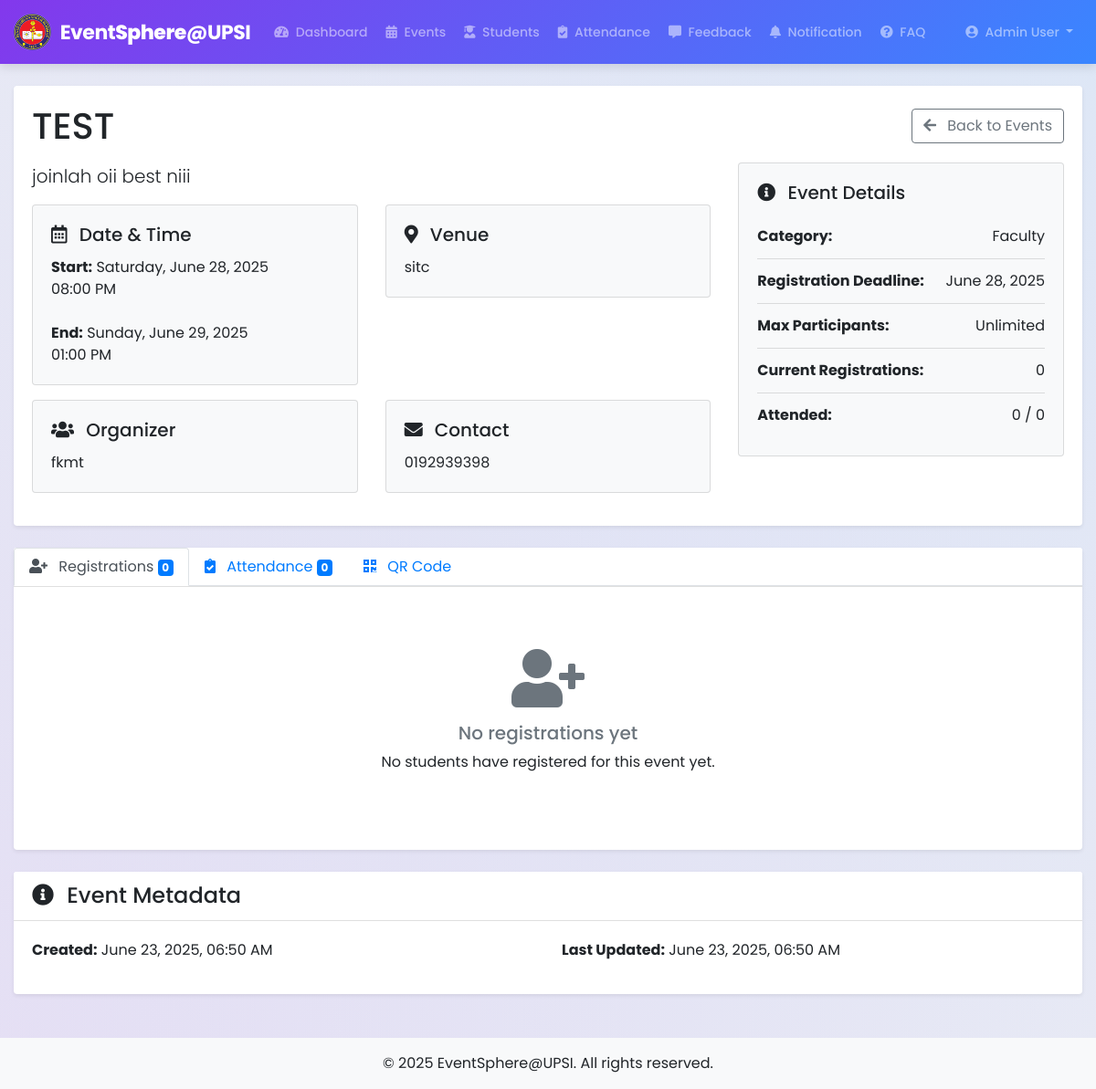
Page /admin/view_event.php?id=20 (signed in) on the committed database.
### tables this page shows
CREATE TABLE `events` (
  `id` int(11) NOT NULL,
  `title` varchar(100) NOT NULL,
  `description` text NOT NULL,
  `event_date` date NOT NULL,
  `event_end_date` date DEFAULT NULL,
  `event_time` time NOT NULL,
  `event_end_time` time DEFAULT NULL,
  `venue` varchar(100) NOT NULL,
  `category_id` int(11) NOT NULL,
  `organizer` varchar(100) NOT NULL,
  `contact_info` varchar(100) NOT NULL,
  `max_participants` int(11) DEFAULT NULL,
  `is_featured` tinyint(1) NOT NULL DEFAULT 0,
  `registration_deadline` date DEFAULT NULL,
  `poster_url` varchar(255) DEFAULT NULL,
  `brochure_url` varchar(255) DEFAULT NULL,
  `rules` text DEFAULT NULL,
  `created_at` timestamp NOT NULL DEFAULT current_timestamp(),
  `updated_at` timestamp NOT NULL DEFAULT current_timestamp() ON UPDATE current_timestamp()
);

CREATE TABLE `event_categories` (
  `id` int(11) NOT NULL,
  `name` varchar(50) NOT NULL,
  `description` text DEFAULT NULL
);

### admin/view_event.php (the view, shortened to what this page needs)
<?php
require_once '../config/db.php';
include_once '../include/admin_header.php';
$event_id = intval($_GET['id']);
$event = null;
$sql = "SELECT e.*, c.name as category_name
        FROM events e
        JOIN event_categories c ON e.category_id = c.id
        WHERE e.id = ?";
if ($stmt = $conn->prepare($sql)) {
    $stmt->bind_param("i", $event_id);
    $stmt->execute();
    $result = $stmt->get_result();
    if ($result->num_rows == 1) {
        $event = $result->fetch_assoc();
    } else {
        $_SESSION['error_message'] = "Event not found.";
        header("location: events.php");
        exit;
    }
}
$registrations_count = 0;
$registrations = [];
$registrations_sql = "SELECT r.*, u.name, u.matric_id, u.email, u.phone
                      FROM event_registrations r
                      JOIN users u ON r.user_id = u.id
                      WHERE r.event_id = ?
                      ORDER BY r.registration_date DESC";
if ($stmt = $conn->prepare($registrations_sql)) {
    $stmt->bind_param("i", $event_id);
    $stmt->execute();
    $registrations_result = $stmt->get_result();
    $registrations_count = $registrations_result->num_rows;
}
$attendance_count = 0;
$attendance_verified_count = 0;
$attendance_sql = "SELECT a.*, u.name, u.matric_id, u.email, u.phone
                   FROM attendance a
                   JOIN users u ON a.user_id = u.id
                   WHERE a.event_id = ?
                   ORDER BY a.verified ASC, a.attendance_time DESC";
if ($stmt = $conn->prepare($attendance_sql)) {
    $stmt->bind_param("i", $event_id);
    $stmt->execute();
    $attendance_result = $stmt->get_result();
    $attendance_count = $attendance_result->num_rows;
}
$event_date_formatted = date("l, F j, Y", strtotime($event['event_date']));
$event_time_formatted = date("h:i A", strtotime($event['event_time']));
$event_end_date_formatted = "";
$event_end_time_formatted = "";
if (isset($event['event_end_date']) && !empty($event['event_end_date'])) {
    $event_end_date_formatted = date("l, F j, Y", strtotime($event['event_end_date']));
}
if (isset($event['event_end_time']) && !empty($event['event_end_time'])) {
    $event_end_time_formatted = date("h:i A", strtotime($event['event_end_time']));
}
$registration_deadline_formatted = !empty($event['registration_deadline']) ? date("F j, Y", strtotime($event['registration_deadline'])) : "Same as event date";
$created_at_formatted = date("F j, Y, h:i A", strtotime($event['created_at']));
$updated_at_formatted = date("F j, Y, h:i A", strtotime($event['updated_at']));
?>
<div class="container mt-4">
    <div class="row mb-4">
        <div class="col-md-12">
            <div class="card border-0 shadow-sm">
                <div class="card-body">
                    <div class="d-flex justify-content-between align-items-center mb-3">
                        <h1 class="mb-0">
                            <?php echo htmlspecialchars($event['title']); ?>
                        </h1>
                        <div>
                            <a href="events.php" class="btn btn-outline-secondary ml-2">
                                <i class="fas fa-arrow-left mr-2"></i> Back to Events
                            </a>
                        </div>
                    </div>
                    <div class="row">
                        <div class="col-md-8">
                            <p class="lead"><?php echo nl2br(htmlspecialchars($event['description'])); ?></p>
                            <div class="row mb-3">
                                <div class="col-md-6">
                                    <div class="card bg-light">
                                        <div class="card-body">
                                            <h5 class="card-title"><i class="far fa-calendar-alt mr-2"></i> Date & Time</h5>
                                            <p class="card-text">
                                                <strong>Start:</strong> <?php echo $event_date_formatted; ?><br>
                                                <?php echo $event_time_formatted; ?>
                                                <?php if (!empty($event_end_date_formatted)): ?>
                                                <br><br><strong>End:</strong> <?php echo $event_end_date_formatted; ?><br>
                                                <?php echo $event_end_time_formatted; ?>
                                                <?php endif; ?>
                                            </p>
                                        </div>
                                    </div>
                                </div>
                                <div class="col-md-6">
                                    <div class="card bg-light">
                                        <div class="card-body">
                                            <h5 class="card-title"><i class="fas fa-map-marker-alt mr-2"></i> Venue</h5>
                                            <p class="card-text"><?php echo htmlspecialchars($event['venue']); ?></p>
                                        </div>
                                    </div>
                                </div>
                            </div>
                            <div class="row mb-3">
                                <div class="col-md-6">
                                    <div class="card bg-light">
                                        <div class="card-body">
                                            <h5 class="card-title"><i class="fas fa-users mr-2"></i> Organizer</h5>
                                            <p class="card-text"><?php echo htmlspecialchars($event['organizer']); ?></p>
                                        </div>
                                    </div>
                                </div>
                                <div class="col-md-6">
                                    <div class="card bg-light">
                                        <div class="card-body">
                                            <h5 class="card-title"><i class="fas fa-envelope mr-2"></i> Contact</h5>
                                            <p class="card-text"><?php echo htmlspecialchars($event['contact_info']); ?></p>
                                        </div>
                                    </div>
                                </div>
                            </div>
                        </div>
                        <div class="col-md-4">
                            <div class="card bg-light mb-3">
                                <div class="card-body">
                                    <h5 class="card-title"><i class="fas fa-info-circle mr-2"></i> Event Details</h5>
                                    <ul class="list-group list-group-flush">
                                        <li class="list-group-item bg-light d-flex justify-content-between px-0">
                                            <span><strong>Category:</strong></span>
                                            <span><?php echo htmlspecialchars($event['category_name']); ?></span>
                                        </li>
                                        <li class="list-group-item bg-light d-flex justify-content-between px-0">
                                            <span><strong>Registration Deadline:</strong></span>
                                            <span><?php echo $registration_deadline_formatted; ?></span>
                                        </li>
                                        <li class="list-group-item bg-light d-flex justify-content-between px-0">
                                            <span><strong>Max Participants:</strong></span>
                                            <span><?php echo !empty($event['max_participants']) ? $event['max_participants'] : 'Unlimited'; ?></span>
                                        </li>
                                        <li class="list-group-item bg-light d-flex justify-content-between px-0">
                                            <span><strong>Current Registrations:</strong></span>
                                            <span><?php echo $registrations_count; ?></span>
                                        </li>
                                        <li class="list-group-item bg-light d-flex justify-content-between px-0">
                                            <span><strong>Attended:</strong></span>
                                            <span><?php echo $attendance_verified_count . ' / ' . $attendance_count; ?></span>
                                        </li>
                                    </ul>
                                </div>
                            </div>
                        </div>
                    </div>
                </div>
            </div>
        </div>
    </div>
    <div class="row mb-4">
        <div class="col-md-12">
            <div class="card border-0 shadow-sm">
                <div class="card-header bg-white p-0">
                    <ul class="nav nav-tabs" id="eventTabs" role="tablist">
                        <li class="nav-item">
                            <a class="nav-link active" id="registrations-tab" data-toggle="tab" href="#registrations" role="tab" aria-controls="registrations" aria-selected="true">
                                <i class="fas fa-user-plus mr-2"></i> Registrations <span class="badge badge-primary"><?php echo $registrations_count; ?></span>
                            </a>
                        </li>
                        <li class="nav-item">
                            <a class="nav-link" id="attendance-tab" data-toggle="tab" href="#attendance" role="tab" aria-controls="attendance" aria-selected="false">
                                <i class="fas fa-clipboard-check mr-2"></i> Attendance <span class="badge badge-primary"><?php echo $attendance_count; ?></span>
                            </a>
                        </li>
                        <li class="nav-item">
                            <a class="nav-link" id="qr-tab" data-toggle="tab" href="#qr" role="tab" aria-controls="qr" aria-selected="false">
                                <i class="fas fa-qrcode mr-2"></i> QR Code
                            </a>
                        </li>
                    </ul>
                </div>
                <div class="card-body">
                    <div class="tab-content" id="eventTabsContent">
                        <div class="tab-pane fade show active" id="registrations" role="tabpanel" aria-labelledby="registrations-tab">
                            <?php if ($registrations_count > 0): ?>
                                <div class="mb-3">
                                    <div class="input-group">
                                        <input type="text" id="registrationSearch" class="form-control" placeholder="Search by name or matric ID...">
                                        <div class="input-group-append">
                                            <button class="btn btn-outline-secondary" type="button">
                                                <i class="fas fa-search"></i>
                                            </button>
                                        </div>
                                    </div>
                                </div>
                                <div class="table-responsive">
                                    <table class="table table-hover" id="registrationsTable">
                                        <thead>
                                            <tr>
                                                <th>Name</th>
                                                <th>Matric ID</th>
                                                <th>Email</th>
                                                <th>Phone</th>
                                                <th>Registration Date</th>
                                                <th>Status</th>
                                            </tr>
                                        </thead>
                                        <tbody>
                                            <?php foreach ($registrations as $registration): ?>
                                                <tr>
                                                    <td><?php echo htmlspecialchars($registration['name']); ?></td>
                                                    <td><?php echo htmlspecialchars($registration['matric_id']); ?></td>
                                                    <td><?php echo htmlspecialchars($registration['email']); ?></td>
                                                    <td><?php echo htmlspecialchars($registration['phone']); ?></td>
                                                    <td><?php echo date("M j, Y, g:i a", strtotime($registration['registration_date'])); ?></td>
                                                    <td>
                                                        <?php if ($registration['status'] == 'registered'): ?>
                                                            <span class="badge badge-success">Registered</span>
                                                        <?php else: ?>
                                                            <span class="badge badge-secondary">Cancelled</span>
                                                        <?php endif; ?>
                                                    </td>
                                                </tr>
                                            <?php endforeach; ?>
                                        </tbody>
                                    </table>
                                </div>
                                <div class="mt-3">
                                </div>
                            <?php else: ?>
                                <div class="text-center py-5">
                                    <i class="fas fa-user-plus fa-4x text-muted mb-3"></i>
                                    <h5 class="text-muted">No registrations yet</h5>
                                    <p>No students have registered for this event yet.</p>
                                </div>
                            <?php endif; ?>
                        </div>
                    </div>
                </div>
            </div>
        </div>
    </div>
    <div class="row mb-4">
        <div class="col-md-12">
            <div class="card border-0 shadow-sm">
                <div class="card-header bg-white">
                    <h4 class="mb-0"><i class="fas fa-info-circle mr-2"></i> Event Metadata</h4>
                </div>
                <div class="card-body">
                    <div class="row">
                        <div class="col-md-6">
                            <p><strong>Created:</strong> <?php echo $created_at_formatted; ?></p>
                        </div>
                        <div class="col-md-6">
                            <p><strong>Last Updated:</strong> <?php echo $updated_at_formatted; ?></p>
                        </div>
                    </div>
                </div>
            </div>
        </div>
    </div>
</div>
<footer class="bg-light mt-5 py-3">
    <div class="container text-center">
        <p class="mb-0">&copy; <?php echo date("Y"); ?> EventSphere@UPSI. All rights reserved.</p>
    </div>
</footer>
</body>
</html>

### rows in the picture
events: title "TEST", description "joinlah oii best niii", event_date "Saturday, June 28, 2025", event_time "08:00 PM", event_end_date "Sunday, June 29, 2025", event_end_time "01:00 PM", venue "sitc", organizer "fkmt", contact_info "0192939398", category.name "Faculty", registration_deadline "June 28, 2025", is_featured "0", created_at "June 23, 2025, 06:50 AM", updated_at "June 23, 2025, 06:50 AM"

### other values in the picture
$_SESSION["name"] "Admin User"
$attendance_verified_count "0"
